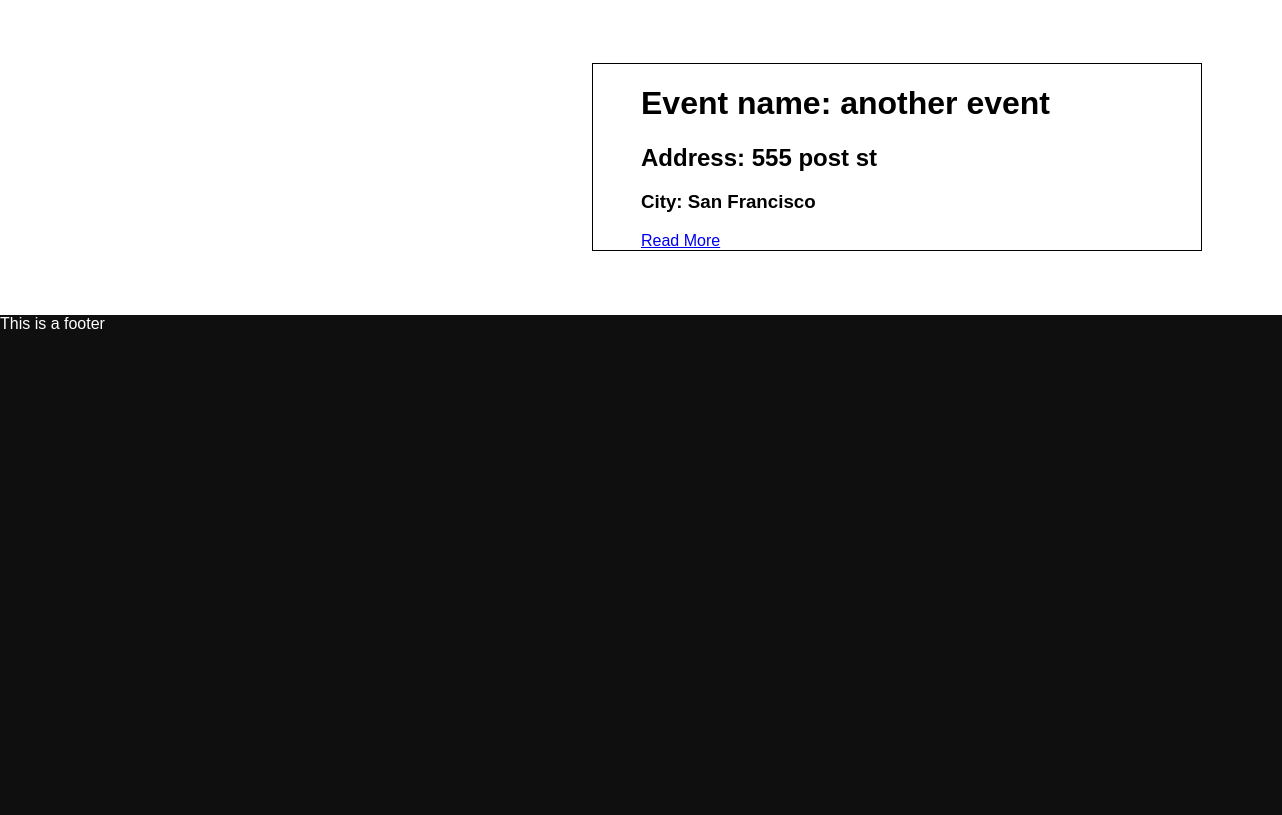
/events/ (lower part), run on an earlier commit of the app's database.
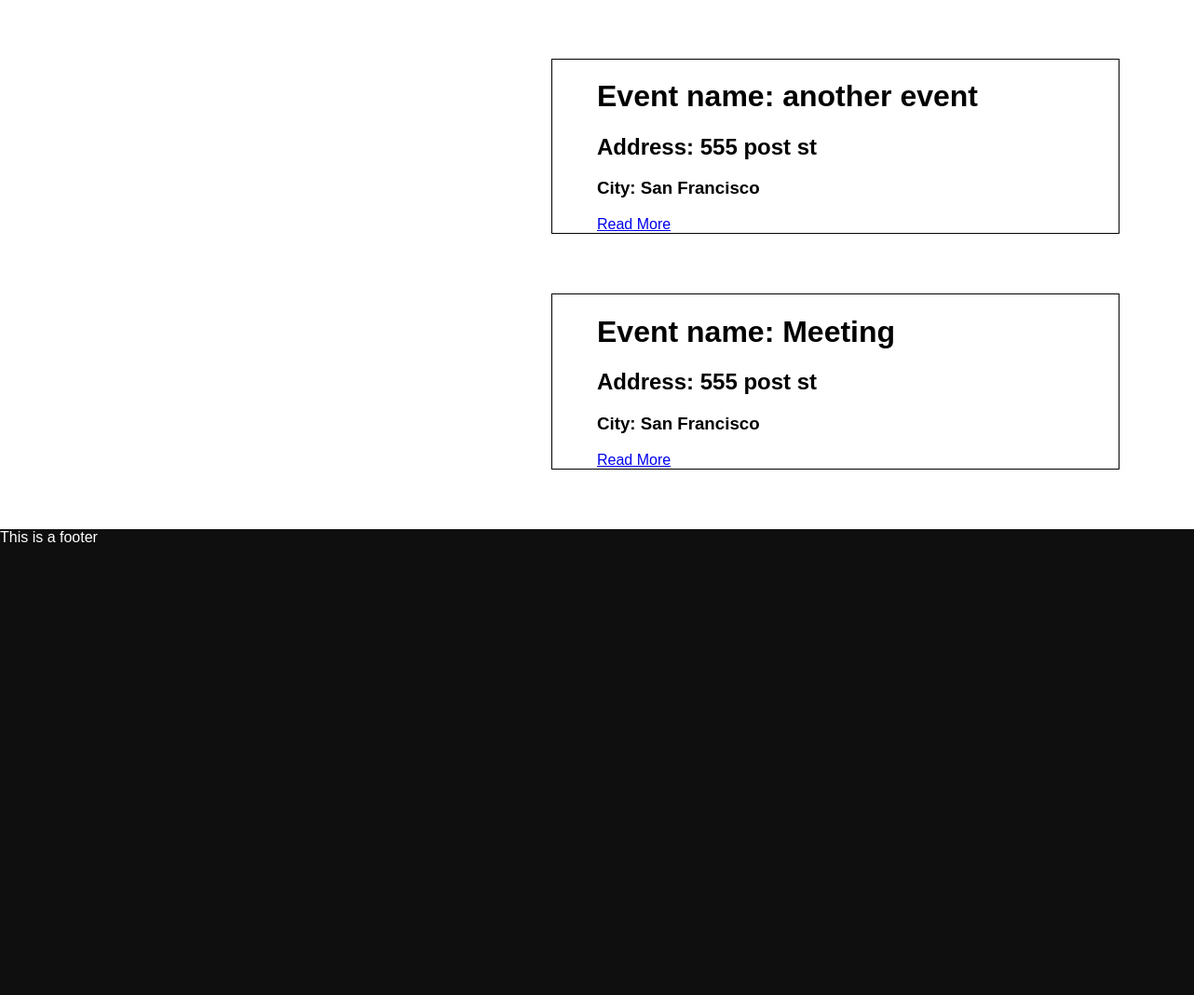
And on a later commit of the database.
### events/models.py (models this page shows, shortened)
class Event(models.Model):
    name = models.CharField(max_length=200)
    author = models.ForeignKey(User, on_delete=models.PROTECT,
                               help_text="The user that posted this event.", default=1, related_name='author')
    date_time = models.DateTimeField('event date time', null=True)
    street_address = models.CharField(max_length=255, default='address 1')
    city = models.CharField(max_length=255, default='city name')
    location = PlainLocationField(based_fields=['address','city'], zoom=7, default='location')
    description = models.TextField(default='description of the event')
    slug = models.CharField(max_length=400, blank=True, editable=False,
                            help_text="Unique URL path to access this page. Generated by the system.")
    created = models.DateTimeField(auto_now_add=True,
                                   help_text="The date and time this page was created. Automatically generated when the model saves.")
    modified = models.DateTimeField(auto_now=True,
                                    help_text="The date and time this page was updated. Automatically generated when the model updates.")
    participants = models.ManyToManyField(User,blank=True,related_name='participant')

### events/views.py (the view)
# urls.py: path('', EventListView.as_view(), name='event-list-page'),
class EventListView(ListView):
    model = Event
    def get(self, request):
        events = self.get_queryset().all()
        return render(request, 'events/event_list.html', {
          'events': events
        })

### events/templates/events/event_list.html (shortened to what this page needs)
{% extends "base.html" %}
{% block styles%}
    {% load static %}
    <link rel="stylesheet" type="text/css" href="{% static 'events/css/styles.css' %}">
{% endblock %}
{% block content %}
  {% if events %}
    {% for event in events %}
    <div class='event-card'>
      <h1>Event name: {{event.name}}</h1>
      <h2>Address: {{event.street_address}}</h2>
      <h3>City: {{event.city}}</h3>
      <a href="{% url 'event-details-page' event.slug %}" title="Read More">Read More</a>
    </div>
    {% endfor %}
  {% else %}
    <div>No pages to display.</div>
  {% endif %}
{% endblock %}

What changed in the data, as far as the page shows it:
added Event: name "Meeting", street_address "555 post st", city "San Francisco"
